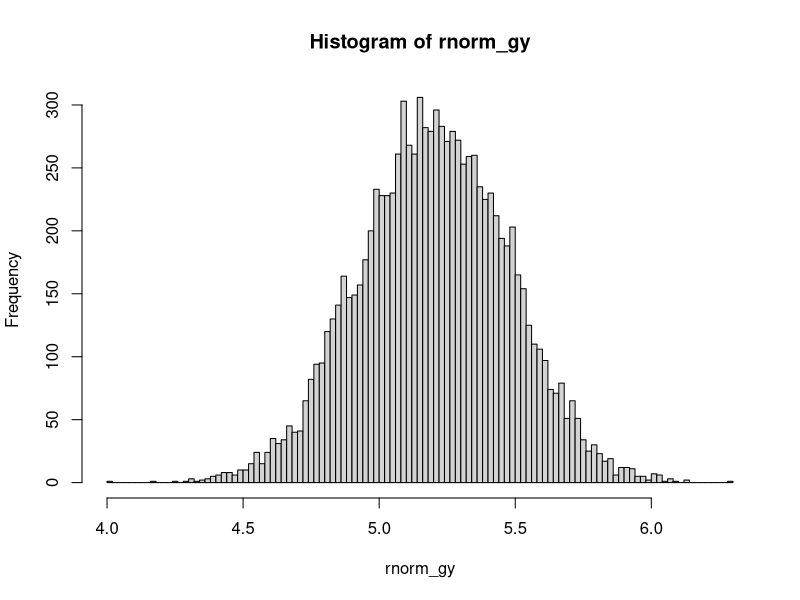
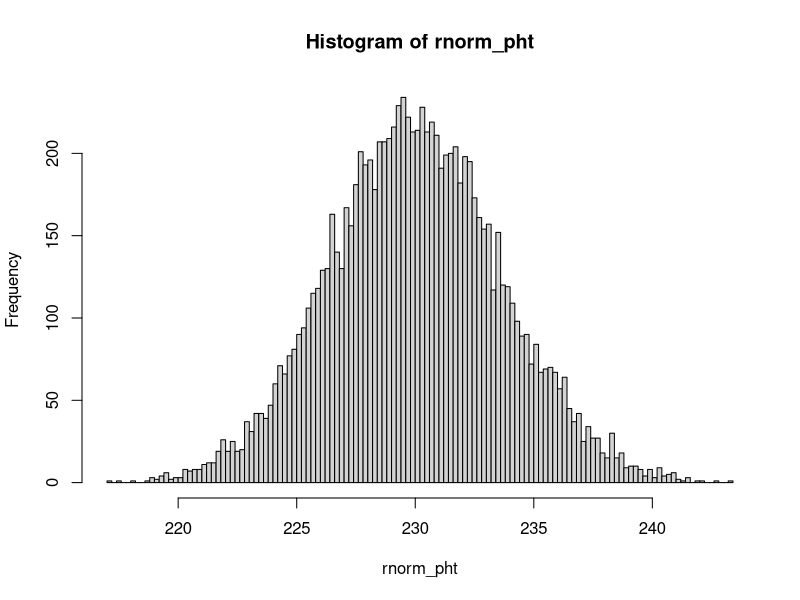

These figures' R source, in order:

### TRAIT VALUES: means and variances for grain yield (fresh weight) in tons and plant height in cm.

gy_fwt_mean <- 5.2   # tons/ha
gy_fwt_var <- 0.075  

pht_mean <- 230      # cm
pht_var <- 13

rnorm_gy <- rnorm(10000, gy_fwt_mean, sqrt(gy_fwt_var))
hist(rnorm_gy, breaks = 100)
range(rnorm_gy)

rnorm_pht <- rnorm(10000, pht_mean, sqrt(pht_var))
hist(rnorm_pht, breaks = 100)
range(rnorm_pht)


### Unstructured model

n_env <- 3

gy_fwt_env_means <- rnorm(n_env, gy_fwt_mean, 0.15); gy_fwt_env_means   
pht_env_means <- rnorm(n_env, pht_mean, 20); pht_env_means   

gy_fwt_env_var <- rnorm(n_env, gy_fwt_var, 0.05); gy_fwt_env_var   
pht_env_var <- rnorm(n_env, pht_var, 5); pht_env_var  



 
